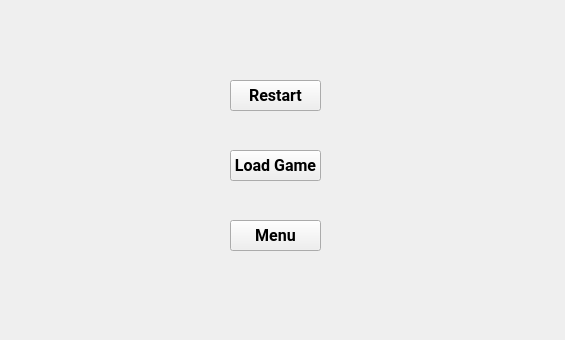
<?xml version="1.0" encoding="UTF-8"?>
<ui version="4.0">
 <class>game_over</class>
 <widget class="QWidget" name="game_over">
  <property name="geometry">
   <rect>
    <x>0</x>
    <y>0</y>
    <width>565</width>
    <height>340</height>
   </rect>
  </property>
  <property name="windowTitle">
   <string>Form</string>
  </property>
  <widget class="QPushButton" name="restartbutton">
   <property name="geometry">
    <rect>
     <x>230</x>
     <y>80</y>
     <width>91</width>
     <height>31</height>
    </rect>
   </property>
   <property name="font">
    <font>
     <family>Roboto</family>
     <pointsize>12</pointsize>
     <weight>75</weight>
     <bold>true</bold>
    </font>
   </property>
   <property name="text">
    <string>Restart</string>
   </property>
  </widget>
  <widget class="QPushButton" name="loadbutton">
   <property name="geometry">
    <rect>
     <x>230</x>
     <y>150</y>
     <width>91</width>
     <height>31</height>
    </rect>
   </property>
   <property name="font">
    <font>
     <family>Roboto</family>
     <pointsize>12</pointsize>
     <weight>75</weight>
     <bold>true</bold>
    </font>
   </property>
   <property name="text">
    <string>Load Game</string>
   </property>
  </widget>
  <widget class="QPushButton" name="menubutton">
   <property name="geometry">
    <rect>
     <x>230</x>
     <y>220</y>
     <width>91</width>
     <height>31</height>
    </rect>
   </property>
   <property name="font">
    <font>
     <family>Roboto</family>
     <pointsize>12</pointsize>
     <weight>75</weight>
     <bold>true</bold>
    </font>
   </property>
   <property name="text">
    <string>Menu</string>
   </property>
  </widget>
 </widget>
 <resources/>
 <connections/>
</ui>
